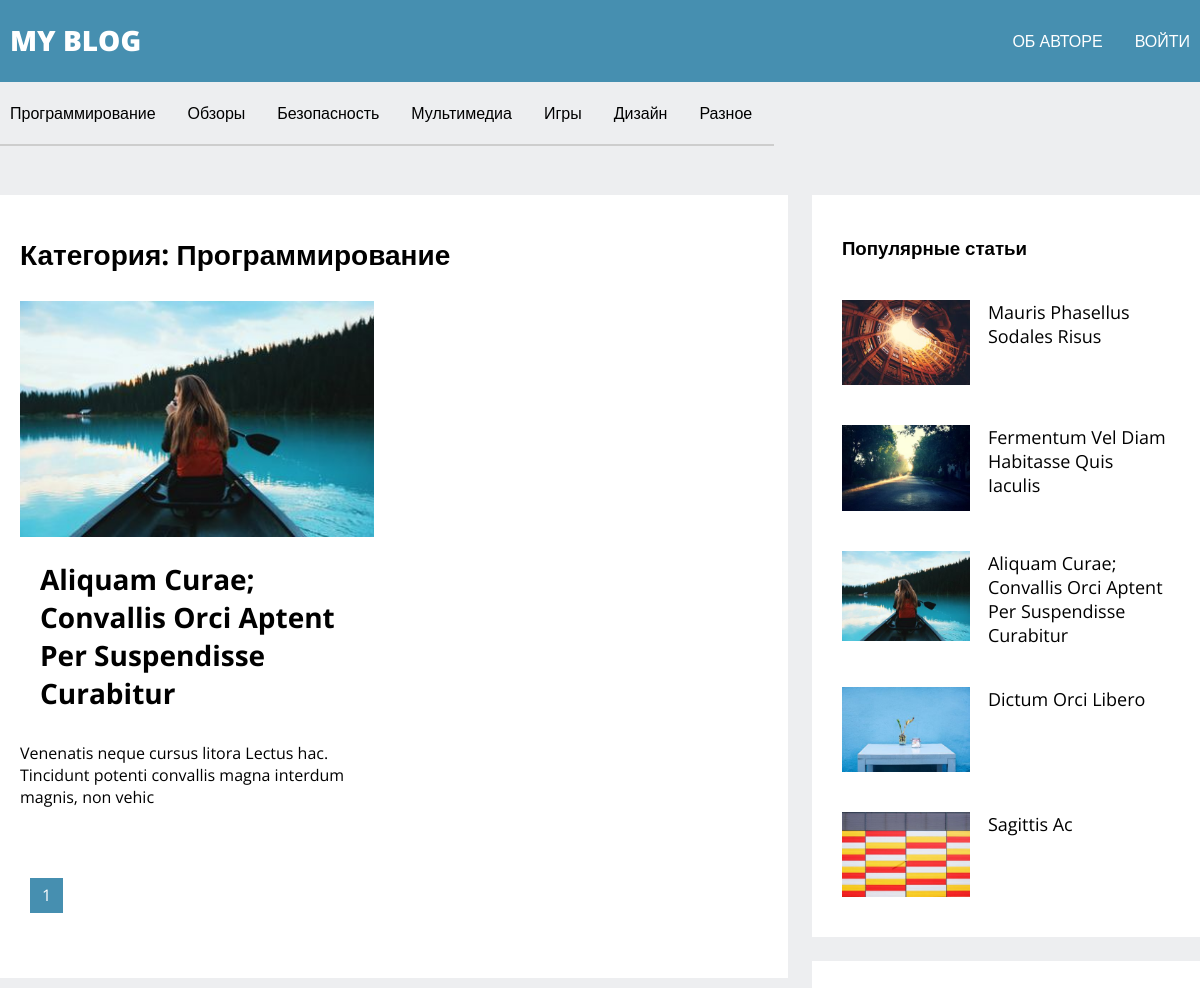
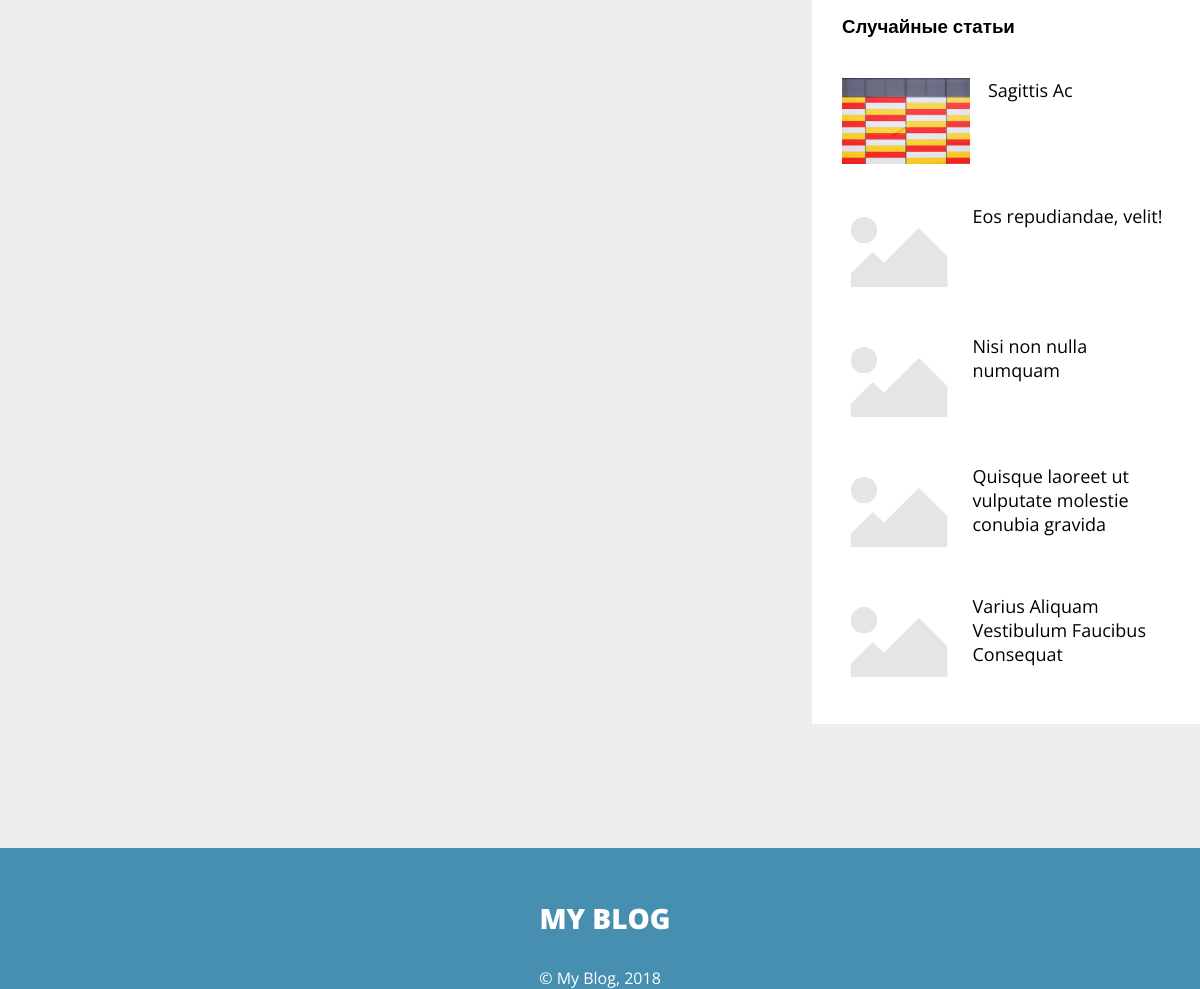
Page /category/4 on the committed database (2 pictures, top to bottom).
### tables this page shows
CREATE TABLE `categories` (
  `id` int(11) NOT NULL,
  `name` varchar(100) NOT NULL
);

CREATE TABLE `articles` (
  `id` int(11) NOT NULL,
  `title` varchar(255) DEFAULT NULL,
  `preview_text` text,
  `content` text,
  `category_id` int(11) DEFAULT NULL,
  `pubdate` timestamp NULL DEFAULT CURRENT_TIMESTAMP,
  `updated_at` timestamp NULL DEFAULT NULL,
  `views_count` int(11) NOT NULL DEFAULT '0',
  `rating` int(11) NOT NULL DEFAULT '0'
);

### config/routes.php (called while the page is built)
<?php
return array(
    'article/([0-9]+)' => 'article/show/$1',
    'category/([0-9]+)/page-([0-9]+)' => 'category/show/$1/$2',
    'category/([0-9]+)' => 'category/show/$1',
    'user/register' => 'user/register',
    'user/login' => 'user/login',
    'user/logout' => 'user/logout',
    'about' => 'about/index',
    'admin/article/create' => 'adminArticle/create',
    'admin/article/update/([0-9]+)' => 'adminArticle/update/$1',
    'admin/article/delete/([0-9]+)' => 'adminArticle/delete/$1',
    'admin/article' => 'adminArticle/index',
    'admin/category/create' => 'adminCategory/create',
    'admin/category/update/([0-9]+)' => 'adminCategory/update/$1',
    'admin/category/delete/([0-9]+)' => 'adminCategory/delete/$1',
    'admin/category' => 'adminCategory/index',
    'admin' => 'admin/index',
    'ajax/load' => 'ajax/load',
    '' => 'site/index',
);

### index.php (called while the page is built, shortened)
<?php
require_once(ROOT.'/components/Autoload.php');
$router = new Router();
$router->run();

### components/Autoload.php (called while the page is built, shortened)
<?php
spl_autoload_register(function ($class_name) {
    $array_paths = array(
        '/models/',
        '/components/',
        '/controllers/',
    );
    foreach ($array_paths as $path) {
        $path = ROOT . $path . $class_name . '.php';
    }
});

### models/User.php (called while the page is built, shortened)
<?php
class User
{
    public static function isGuest()
    {
        return true;
    }
}

### models/Category.php (called while the page is built, shortened)
<?php
class Category
{
    public static function getCategoriesList()
    {
        $db = DB::getConnection();
        $queryResult = $db->query('SELECT id, name FROM categories');
        return $queryResult->fetchAll();
    }
    public static function getCategoryById(int $id)
    {
        $db = DB::getConnection();
        $sql = 'SELECT * FROM categories WHERE id=:id';
        $query_result = $db->prepare($sql);
        $query_result->bindParam(':id', $id, PDO::PARAM_INT);
        $query_result->execute();
        return $query_result->fetch();
    }
}

### models/Article.php (called while the page is built, shortened)
<?php
Class Article
{
    public static function getArticlesListByCategoryId(int $category_id, int $page = 1)
    {
        $limit = self::SHOW_IN_CATEGORY;
        $offset = ($page - 1) * $limit;
        $db = DB::getConnection();
        $sql = 'SELECT id, title, preview_text, pubdate ' .
               'FROM articles ' .
               'WHERE category_id = :category_id ' .
               'ORDER BY id DESC LIMIT :limit OFFSET :offset';
        $queryResult = $db->prepare($sql);
        $queryResult->bindParam(':category_id', $category_id, PDO::PARAM_INT);
        $queryResult->bindParam(':limit', $limit, PDO::PARAM_INT);
        $queryResult->bindParam(':offset', $offset, PDO::PARAM_INT);
        $queryResult->execute();
        return $queryResult->fetchAll();
    }
    public static function getImage(int $id)
    {
        $noImage = '/template/images/noimage.png';
        $pathToArticleImage = '/upload/images/articles/' . $id . '.jpg';
        if (file_exists($_SERVER['DOCUMENT_ROOT'].$pathToArticleImage)) {
            return $pathToArticleImage;
        }
        return $noImage;
    }
    public static function getArticlesCountInCategory(int $category_id)
    {
        $db = DB::getConnection();
        $sql = 'SELECT count(id) AS count FROM articles WHERE category_id = :category_id';
        $queryResult = $db->prepare($sql);
        $queryResult->bindParam(':category_id', $category_id, PDO::PARAM_INT);
        $queryResult->execute();
        $row = $queryResult->fetch();
        return $row['count'];
    }
}

### views/category/index.php (the view, shortened to what this page needs)
<?php include ROOT . '/views/layouts/header.php'; ?>
    <main>
        <div class="container">
            <div class="main__content">
                <div class="articles-block" id="articles_recent">
                    <div class="title">
                        <h1>Категория: <?php echo $categoryName; ?></h1>
                    </div>
                    <div class="category-content">
                        <?php $left = true; ?>
                        <?php foreach ($categoryContent as $article): ?>
                            <?php if ($left) echo '<div class="row">'; ?>
                            <article class="article">
                                <a href="/article/<?php echo $article['id']?>">
                                    <div class="text-center">
                                        <img class="img-large" src="<?php echo Article::getImage($article['id']);?>" alt="<?php echo $article['title']; ?>">
                                    </div>
                                    <h1><?php echo $article['title']; ?></h1>
                                </a>
                                <p><?php echo $article['preview_text']; ?></p>
                            </article>
                            <?php if (!$left) {
                                echo '</div>';
                                $left = true;
                            } else {
                                $left = false;
                            } ?>
                        <?php endforeach; ?>
                        <?php if (!$left) echo '</div>'; ?>
                    </div>
                    <?php echo $pagination->get(); ?>
                </div>
            </div>
            <?php include  ROOT . '/views/layouts/sidebar.php'; ?>
        </div>
    </main>
<?php include ROOT . '/views/layouts/footer.php'; ?>

### components/Router.php (shortened to what this page needs)
<?php
Class Router
{
	private $routes;
	public function __construct()
	{
		$routesPath = ROOT . '/config/routes.php';
		$this->routes = include($routesPath);
	}
	private function getURI()
	{
		if (!empty($_SERVER['REQUEST_URI'])) {
			return $uri = trim($_SERVER['REQUEST_URI'], '/');
		}
	}
	public function run()
	{
		$uri = $this->getURI();
		foreach ($this->routes as $uriPattern => $path) {
			if (preg_match("~$uriPattern~", $uri)){
			    $internalRoute = preg_replace("~$uriPattern~", $path, $uri);
				$segments = explode('/', $internalRoute);
				$controllerName = ucfirst(array_shift($segments)) . 'Controller';
				$actionName = 'action' . ucfirst(array_shift($segments));
				$parameters = $segments;
				$controllerObject = new $controllerName;
				$result = call_user_func_array(array($controllerObject, $actionName), $parameters);
				if ($result != null) {
					break;
				}
			}
		}
        return true;
	}
}

### views/layouts/header.php (shortened to what this page needs)
<!DOCTYPE html>
<html lang="en">
<head>
    <link rel="stylesheet" href="/template/css/style.css">
</head>
<body>
<div class="wrapper">
<header>
    <div class="header__top">
        <div class="container">
            <a href="/">
                <div class="header__logo"><p>my blog</p></div>
            </a>
            <nav>
                <ul class="main-menu">
                    <li><a class="header__link" href="/about/">ОБ АВТОРЕ</a></li>
                    <?php if (User::isGuest()): ?>
                        <li><a class="header__link" href="/user/login/">ВОЙТИ</a></li>
                    <?php else: ?>
                        <li><a class="header__link" href="/user/logout/">ВЫХОД (<?php echo User::getCurrentUser()['name']?>)</a></li>
                    <?php endif; ?>
                </ul>
            </nav>
        </div>
    </div>
    <div class="header__bottom">
        <div class="container">
            <nav>
                <ul>
                    <?php foreach (Category::getCategoriesList() as $category): ?>
                        <li><a href="/category/<?php echo $category['id']; ?>">
                                <?php echo $category['name']; ?>
                            </a>
                        </li>
                    <?php endforeach; ?>
                </ul>
            </nav>
        </div>
    </div>
</header>

### template/css/style.css (style rules this page uses)
* { margin: 0; padding: 0; }
html { height: 100%; }
body { font-family: 'Open Sans', sans-serif; background: #edeef0; height: 100%; }
ul { display: flex; }
li { list-style: none; display: flex; }
a { text-decoration: none; }
.row::before { display: table; content: ""; box-sizing: border-box; }
.row::after { display: table; content: ""; clear: both; box-sizing: border-box; }
.text-center { text-align: center; }
.wrapper { display: flex; flex-direction: column; height: 100%; }
.header__top { width: 100%; background: #468fb0; display: flex; }
.container { width: 1200px; max-width: 100%; margin: 0 auto; display: flex; justify-content: space-between; }
.header__link { color: #fff; font-size: 16px; padding: 30px 10px; margin-left: 12px; }
.header__logo { text-transform: uppercase; color: #fff; font-weight: 800; font-size: 28px; cursor: pointer; margin-top: 21px; margin-left: 10px; }
.header__bottom { margin-bottom: 24px; }
.header__bottom nav { border-bottom: 2px solid #cdcdcd; }
.header__bottom a { color: #000; font-size: 16px; padding: 20px 10px; margin-right: 12px; }
.header__bottom ul { justify-content: flex-start; }
.img-large { max-width: 360px; max-height: 240px; padding: 18px 0; }
main { margin-top: 25px; }
.articles-block { background: #fff; padding: 40px 0; margin-bottom: 50px; }
.articles-block h1 { font-size: 28px; padding-bottom: 10px; padding-left: 20px; }
.article { float: left; width: calc(100% / 3); padding: 0 20px 30px 20px; box-sizing: border-box; }
.article img { max-width: 100%; }
.article a { color: #000; }
.article p { padding: 20px 0; }
.main__content { width: 67%; margin-right: 12px; }
.category-content { display: block; }
.category-content .article { width: 50%; }

### rows in the picture
categories: name "Программирование"
categories: name "Обзоры"
categories: name "Безопасность"
categories: name "Мультимедиа"
categories: name "Игры"
categories: name "Дизайн"
categories: name "Разное"
articles: title "Aliquam Curae; Convallis Orci Aptent Per Suspendisse Curabitur", preview_text "Venenatis neque cursus litora Lectus hac. Tincidunt potenti convallis magna interdum magnis, non vehic"

### other values in the picture
$article['title'] "Mauris Phasellus Sodales Risus"
$article['title'] "Fermentum Vel Diam Habitasse Quis Iaculis"
$article['title'] "Aliquam Curae; Convallis Orci Aptent Per Suspendisse Curabitur"
$article['title'] "Dictum Orci Libero"
$article['title'] "Sagittis Ac"
$article['title'] "Eos repudiandae, velit!"
$article['title'] "Nisi non nulla numquam"
$article['title'] "Quisque laoreet ut vulputate molestie conubia gravida"
$article['title'] "Varius Aliquam Vestibulum Faucibus Consequat"
